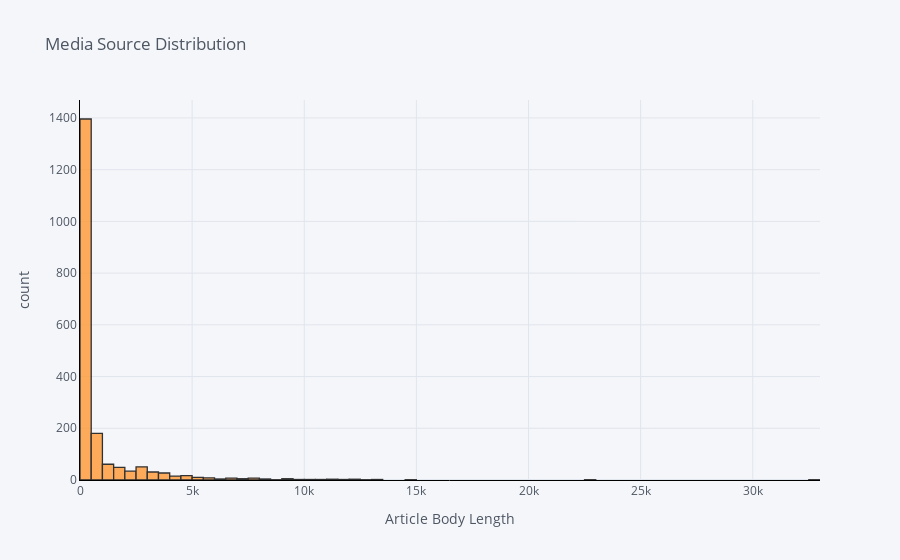

The code cell stored with this chart in its notebook:
### Code cell
# Visualise the length of the article bodies
# !pip install nbformat
configure_plotly_browser_state()

df_eng["article_length"].iplot(kind='hist', bins=100, xTitle='Article Body Length', linecolor='black', yTitle='count', title='Media Source Distribution')

### Figure 1 — Plotly figure (JSON) as saved in the notebook; plotly's stock layout.template omitted (floating-point values rounded to 4 significant figures; data arrays with more than 128 entries replaced by an {"elided": "..."} marker saying what was removed)
{"data": [{"histfunc": "count", "histnorm": "", "marker": {"color": "rgba(255, 153, 51, 1.0)", "line": {"color": "#000000", "width": 1.3}}, "name": "article_length", "nbinsx": 100, "opacity": 0.8, "orientation": "v", "type": "histogram", "x": {"elided": "1932 int values"}}], "layout": {"barmode": "overlay", "legend": {"bgcolor": "#F5F6F9", "font": {"color": "#4D5663"}}, "paper_bgcolor": "#F5F6F9", "plot_bgcolor": "#F5F6F9", "title": {"font": {"color": "#4D5663"}, "text": "Media Source Distribution"}, "xaxis": {"gridcolor": "#E1E5ED", "linecolor": "black", "showgrid": true, "tickfont": {"color": "#4D5663"}, "title": {"font": {"color": "#4D5663"}, "text": "Article Body Length"}, "zerolinecolor": "#E1E5ED"}, "yaxis": {"gridcolor": "#E1E5ED", "linecolor": "black", "showgrid": true, "tickfont": {"color": "#4D5663"}, "title": {"font": {"color": "#4D5663"}, "text": "count"}, "zerolinecolor": "#E1E5ED"}}}
